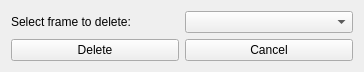
<?xml version="1.0" encoding="UTF-8"?>
<ui version="4.0">
 <class>DeleteFrameDialog</class>
 <widget class="QWidget" name="DeleteFrameDialog">
  <property name="geometry">
   <rect>
    <x>0</x>
    <y>0</y>
    <width>364</width>
    <height>70</height>
   </rect>
  </property>
  <property name="windowTitle">
   <string>Form</string>
  </property>
  <layout class="QGridLayout" name="gridLayout">
   <item row="1" column="0">
    <widget class="QPushButton" name="pushButton_delete">
     <property name="text">
      <string>Delete</string>
     </property>
    </widget>
   </item>
   <item row="1" column="1">
    <widget class="QPushButton" name="pushButton_cancel">
     <property name="text">
      <string>Cancel</string>
     </property>
    </widget>
   </item>
   <item row="0" column="1">
    <widget class="QComboBox" name="comboBox"/>
   </item>
   <item row="0" column="0">
    <widget class="QLabel" name="label">
     <property name="text">
      <string>Select frame to delete:</string>
     </property>
    </widget>
   </item>
  </layout>
 </widget>
 <resources/>
 <connections/>
</ui>
